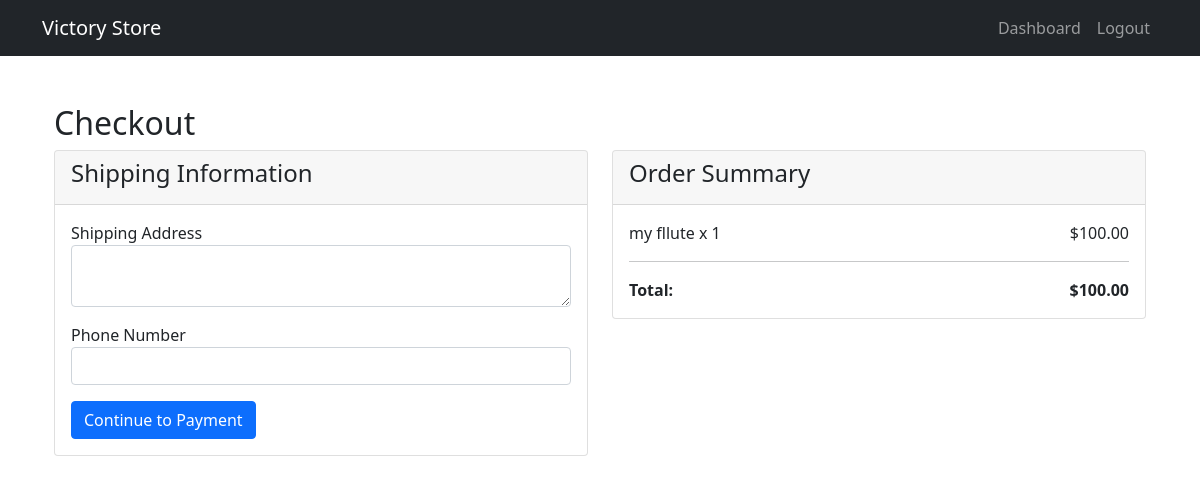
The app's page /checkout/ (signed in) with its own data.
### store/models.py (models this page shows, shortened)
class CartItem(models.Model):
    cart = models.ForeignKey(Cart, related_name='items', on_delete=models.CASCADE)
    product = models.ForeignKey(Product, on_delete=models.CASCADE)
    quantity = models.PositiveIntegerField(default=1)
    def get_cost(self):
        return self.product.price * self.quantity

class Product(models.Model):
    name = models.CharField(max_length=200)
    slug = models.SlugField(unique=True)
    category = models.ForeignKey(Category, on_delete=models.CASCADE)
    description = models.TextField()
    price = models.DecimalField(max_digits=10, decimal_places=2)
    image = models.ImageField(upload_to='products/')
    stock = models.IntegerField(default=0)
    available = models.BooleanField(default=True)
    created = models.DateTimeField(auto_now_add=True)
    updated = models.DateTimeField(auto_now=True)

class Cart(models.Model):
    user = models.ForeignKey(User, on_delete=models.CASCADE)
    created_at = models.DateTimeField(auto_now_add=True)
    def get_total_price(self):
        return sum(item.get_cost() for item in self.items.all())

### store/views.py (the view, shortened to what this page needs)
# urls.py: path('checkout/', views.checkout, name='checkout'),
@login_required
def checkout(request):
    cart = Cart.objects.filter(user=request.user).first()
    if not cart or not cart.items.exists():
        messages.error(request, 'Your cart is empty')
        return redirect('cart_detail')
    return render(request, 'store/checkout.html', {'cart': cart})

### store/templates/store/checkout.html (shortened to what this page needs)
{% extends 'store/base.html' %}
{% block content %}
<div class="container py-4">
    <h2>Checkout</h2>
    {% if cart and cart.items.all %}
        <form method="post">
            <div class="row">
                <div class="col-md-6">
                    <div class="card">
                        <div class="card-header">
                            <h4>Shipping Information</h4>
                        </div>
                        <div class="card-body">
                            <div class="mb-3">
                                <label>Shipping Address</label>
                                <textarea name="address" class="form-control" required></textarea>
                            </div>
                            <div class="mb-3">
                                <label>Phone Number</label>
                                <input type="text" name="phone" class="form-control" required>
                            </div>
                            <button type="submit" class="btn btn-primary">Continue to Payment</button>
                        </div>
                    </div>
                </div>
                <div class="col-md-6">
                    <div class="card">
                        <div class="card-header">
                            <h4>Order Summary</h4>
                        </div>
                        <div class="card-body">
                            {% for item in cart.items.all %}
                            <div class="d-flex justify-content-between mb-2">
                                <span>{{ item.product.name }} x {{ item.quantity }}</span>
                                <span>${{ item.get_cost }}</span>
                            </div>
                            {% endfor %}
                            <hr>
                            <div class="d-flex justify-content-between">
                                <strong>Total:</strong>
                                <strong>${{ cart.get_total_price }}</strong>
                            </div>
                        </div>
                    </div>
                </div>
            </div>
        </form>
    {% else %}
        <p>Your cart is empty.</p>
        <a href="{% url 'product_list' %}" class="btn btn-primary">Continue Shopping</a>
    {% endif %}
</div>
{% endblock %}

### records on screen
CartItem: product.name "my fllute", quantity "1", get_cost "100.00"
Cart: get_total_price "100.00"
